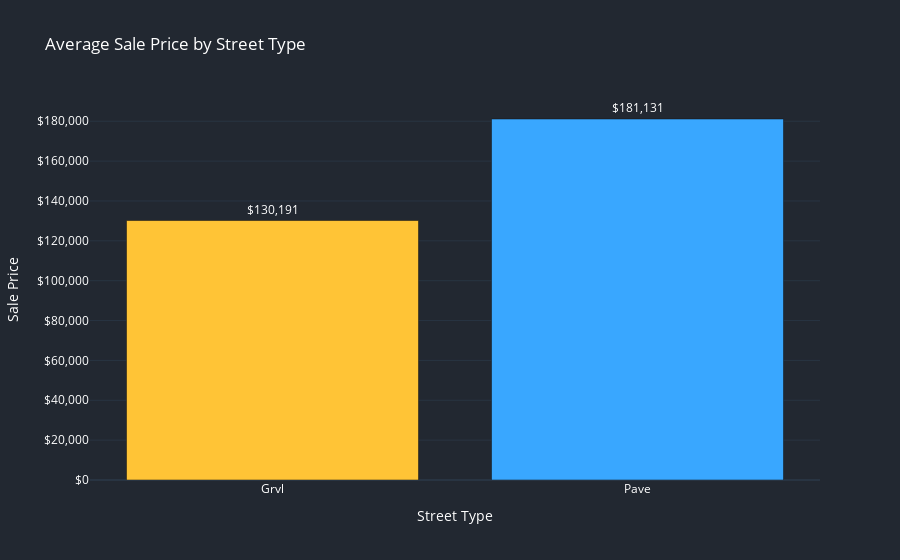
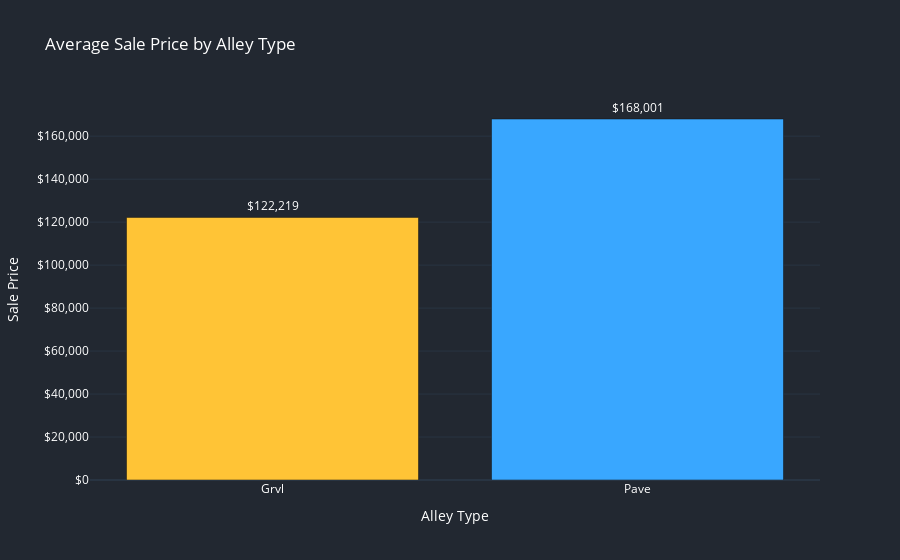

These figures' notebook cell, in order:
### Code cell
# 3. Street and alley access types effect on sale price

# Group the DataFrame by 'Street' and 'Alley' and calculate the mean of 'SalePrice' for each group
street_prices = df.groupby('Street')['SalePrice'].mean()
alley_prices = df.groupby('Alley')['SalePrice'].mean()

# Street Prices

# Assign colors based on the street type ('Pave' or 'Grvl')
colors_street = np.where(street_prices.index == 'Pave', '#FFC436', '#39A7FF')

# Create a bar chart for the average sale prices by street type
fig5 = px.bar(
    x=street_prices.index,  
    y=street_prices.values, 
    title='Average Sale Price by Street Type',  
    template='plotly_dark',  
    text=street_prices.values,  
    color=colors_street,  
    color_discrete_sequence=['#FFC436', '#39A7FF']  
)

# Format the text on the bars as currency values
fig5.update_traces(texttemplate='$%{text:,.0f}', textposition='outside')

# Customize the y-axis with a title and format
fig5.update_yaxes(title='Sale Price', tickprefix='$', tickformat=',')

# Customize the x-axis with a title
fig5.update_xaxes(title='Street Type')

# Hide the legend
fig5.update_layout(showlegend=False)

# Alley Prices

# Assign colors based on the alley type ('Pave' or 'Grvl')
colors_alley = np.where(alley_prices.index == 'Pave', '#FFC436', '#39A7FF')

# Create a bar chart for the average sale prices by alley type
fig6 = px.bar(
    x=alley_prices.index,  
    y=alley_prices.values,  
    title='Average Sale Price by Alley Type',  
    template='plotly_dark',  
    text=alley_prices.values,  
    color=colors_alley,  # Assign colors based on the alley type
    color_discrete_sequence=['#FFC436', '#39A7FF']  
)

# Format the text on the bars as currency values
fig6.update_traces(texttemplate='$%{text:,.0f}', textposition='outside')

# Customize the y-axis with a title and format
fig6.update_yaxes(title='Sale Price', tickprefix='$', tickformat=',')

# Customize the x-axis with a title
fig6.update_xaxes(title='Alley Type')

# Hide the legend
fig6.update_layout(showlegend=False)

# Update layout
fig5.update_layout(
    plot_bgcolor='#222831',  
    paper_bgcolor='#222831',  
    font=dict(color='#FFFFFF')  
)

# Update layout
fig6.update_layout(
    plot_bgcolor='#222831',  
    paper_bgcolor='#222831',  
    font=dict(color='#FFFFFF')  
)


# Show the figures
fig5.show()
fig6.show()

### Figure 1 — Plotly figure (JSON) as saved in the notebook; plotly's stock layout.template omitted (floating-point values rounded to 4 significant figures)
{"data": [{"alignmentgroup": "True", "hovertemplate": "color=#39A7FF<br>x=%{x}<br>y=%{y}<br>text=%{text}<extra></extra>", "legendgroup": "#39A7FF", "marker": {"color": "#FFC436", "pattern": {"shape": ""}}, "name": "#39A7FF", "offsetgroup": "#39A7FF", "orientation": "v", "showlegend": true, "text": [130200.0], "textposition": "outside", "texttemplate": "$%{text:,.0f}", "type": "bar", "x": ["Grvl"], "xaxis": "x", "y": [130200.0], "yaxis": "y"}, {"alignmentgroup": "True", "hovertemplate": "color=#FFC436<br>x=%{x}<br>y=%{y}<br>text=%{text}<extra></extra>", "legendgroup": "#FFC436", "marker": {"color": "#39A7FF", "pattern": {"shape": ""}}, "name": "#FFC436", "offsetgroup": "#FFC436", "orientation": "v", "showlegend": true, "text": [181100.0], "textposition": "outside", "texttemplate": "$%{text:,.0f}", "type": "bar", "x": ["Pave"], "xaxis": "x", "y": [181100.0], "yaxis": "y"}], "layout": {"autosize": true, "barmode": "relative", "font": {"color": "#FFFFFF"}, "legend": {"title": {"text": "color"}, "tracegroupgap": 0}, "paper_bgcolor": "#222831", "plot_bgcolor": "#222831", "showlegend": false, "title": {"text": "Average Sale Price by Street Type"}, "xaxis": {"anchor": "y", "autorange": true, "domain": [0, 1], "range": [-0.5, 1.5], "title": {"text": "Street Type"}, "type": "category"}, "yaxis": {"anchor": "x", "autorange": true, "domain": [0, 1], "range": [0, 190700.0], "tickformat": ",", "tickprefix": "$", "title": {"text": "Sale Price"}, "type": "linear"}}}

### Figure 2 — Plotly figure (JSON) as saved in the notebook; plotly's stock layout.template omitted (floating-point values rounded to 4 significant figures)
{"data": [{"alignmentgroup": "True", "hovertemplate": "color=#39A7FF<br>x=%{x}<br>y=%{y}<br>text=%{text}<extra></extra>", "legendgroup": "#39A7FF", "marker": {"color": "#FFC436", "pattern": {"shape": ""}}, "name": "#39A7FF", "offsetgroup": "#39A7FF", "orientation": "v", "showlegend": true, "text": [122200.0], "textposition": "outside", "texttemplate": "$%{text:,.0f}", "type": "bar", "x": ["Grvl"], "xaxis": "x", "y": [122200.0], "yaxis": "y"}, {"alignmentgroup": "True", "hovertemplate": "color=#FFC436<br>x=%{x}<br>y=%{y}<br>text=%{text}<extra></extra>", "legendgroup": "#FFC436", "marker": {"color": "#39A7FF", "pattern": {"shape": ""}}, "name": "#FFC436", "offsetgroup": "#FFC436", "orientation": "v", "showlegend": true, "text": [168000.0], "textposition": "outside", "texttemplate": "$%{text:,.0f}", "type": "bar", "x": ["Pave"], "xaxis": "x", "y": [168000.0], "yaxis": "y"}], "layout": {"autosize": true, "barmode": "relative", "font": {"color": "#FFFFFF"}, "legend": {"title": {"text": "color"}, "tracegroupgap": 0}, "paper_bgcolor": "#222831", "plot_bgcolor": "#222831", "showlegend": false, "title": {"text": "Average Sale Price by Alley Type"}, "xaxis": {"anchor": "y", "autorange": true, "domain": [0, 1], "range": [-0.5, 1.5], "title": {"text": "Alley Type"}, "type": "category"}, "yaxis": {"anchor": "x", "autorange": true, "domain": [0, 1], "range": [0, 176800.0], "tickformat": ",", "tickprefix": "$", "title": {"text": "Sale Price"}, "type": "linear"}}}
